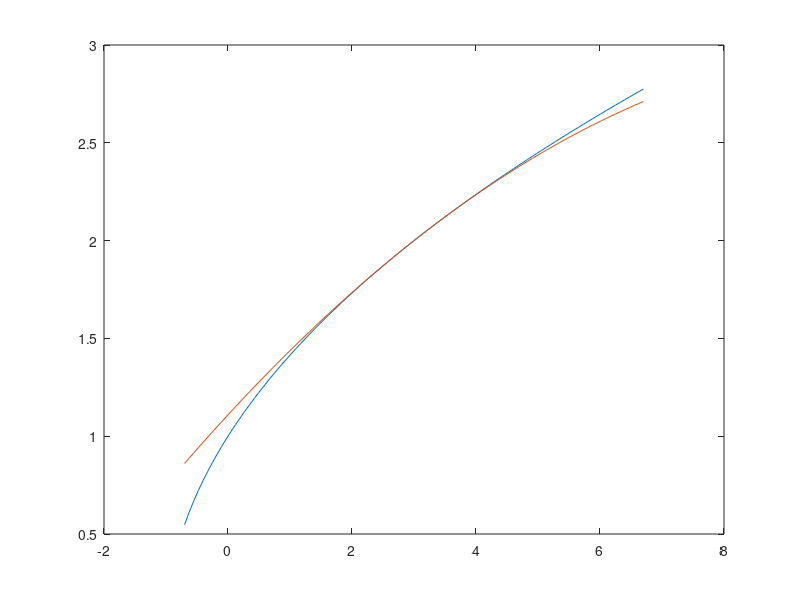
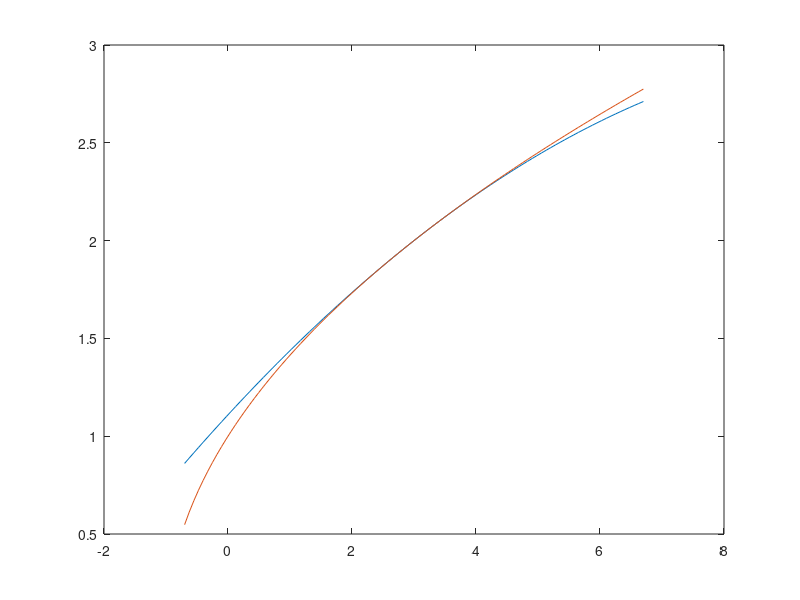
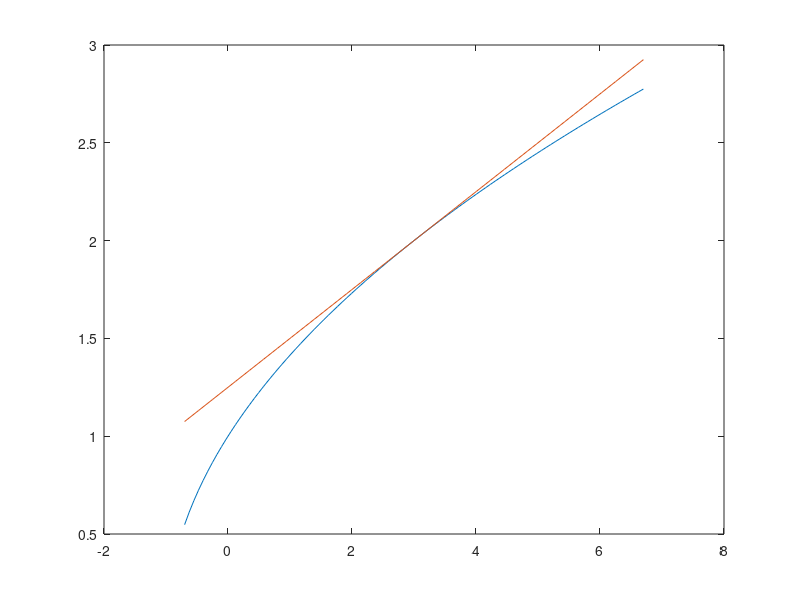
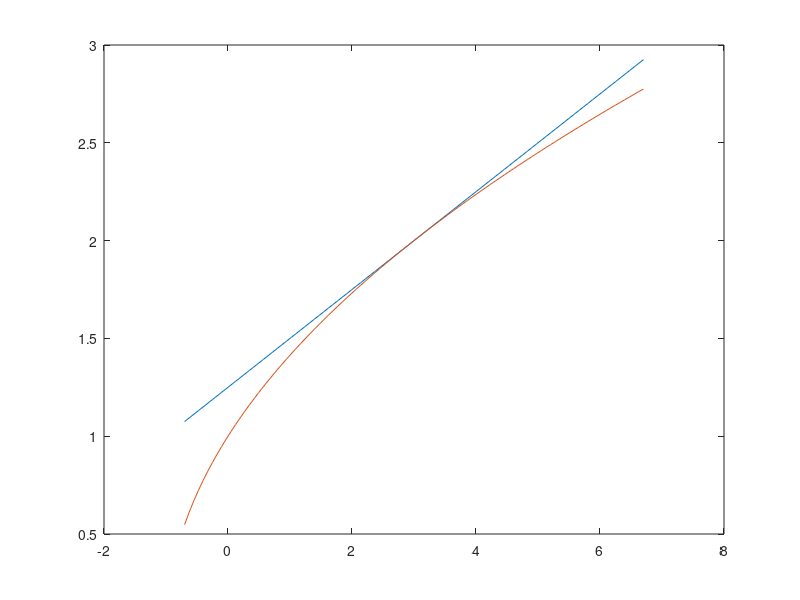

These figures' MATLAB source, in order:
% approximations to sqrt(1 + x)
% f' = (1/2) (1+x)^(-1/2)
% f' = (1/2)(-1/2) (1+x)^(-3/2)
% at x=3, 7, 15
% Degree 2 or 3
close all;
f = @(x) sqrt(1 + x);
fp1 = @(x) (1/2)*(1+x).^(-1/2);
fp2 = @(x) (-1/4)*(1+x).^(-3/2);

x_points = [3, 8, 15];
x_width = [3.7, 6, 8];

for (i = 1:length(x_points))
    xp = x_points(i);
    xw = x_width(i);
    xx = linspace(xp-xw, xp+xw);
    P1 = @(x) f(xp) + fp1(xp)*(x-xp);
    P2 = @(x) f(xp) + fp1(xp)*(x-xp) + fp2(xp)/2*(x-xp).^2;
    
    % Version A - correct
    clf;
    plot(xx, f(xx));
    hold on;
    P2 = @(x) f(xp) + fp1(xp)*(x-xp) + fp2(xp)/2*(x-xp).^2;
    plot(xx, P2(xx));
    print('-dpng', sprintf('q_001_%d_1.png', i));
    
    % Version B - swapped
    clf;
    plot(xx, P2(xx));
    hold on;
    plot(xx, f(xx));
    print('-dpng', sprintf('q_001_%d_2.png', i));
    
    % Version C - Tangent line
    clf;
    plot(xx, f(xx));
    hold on;
    plot(xx, P1(xx));
    print('-dpng', sprintf('q_001_%d_3.png', i));
    
    % Version D - Tangent line swapped
    clf;
    plot(xx, P1(xx));
    hold on;
    plot(xx, f(xx));
    print('-dpng', sprintf('q_001_%d_4.png', i));
    
    
    
end


